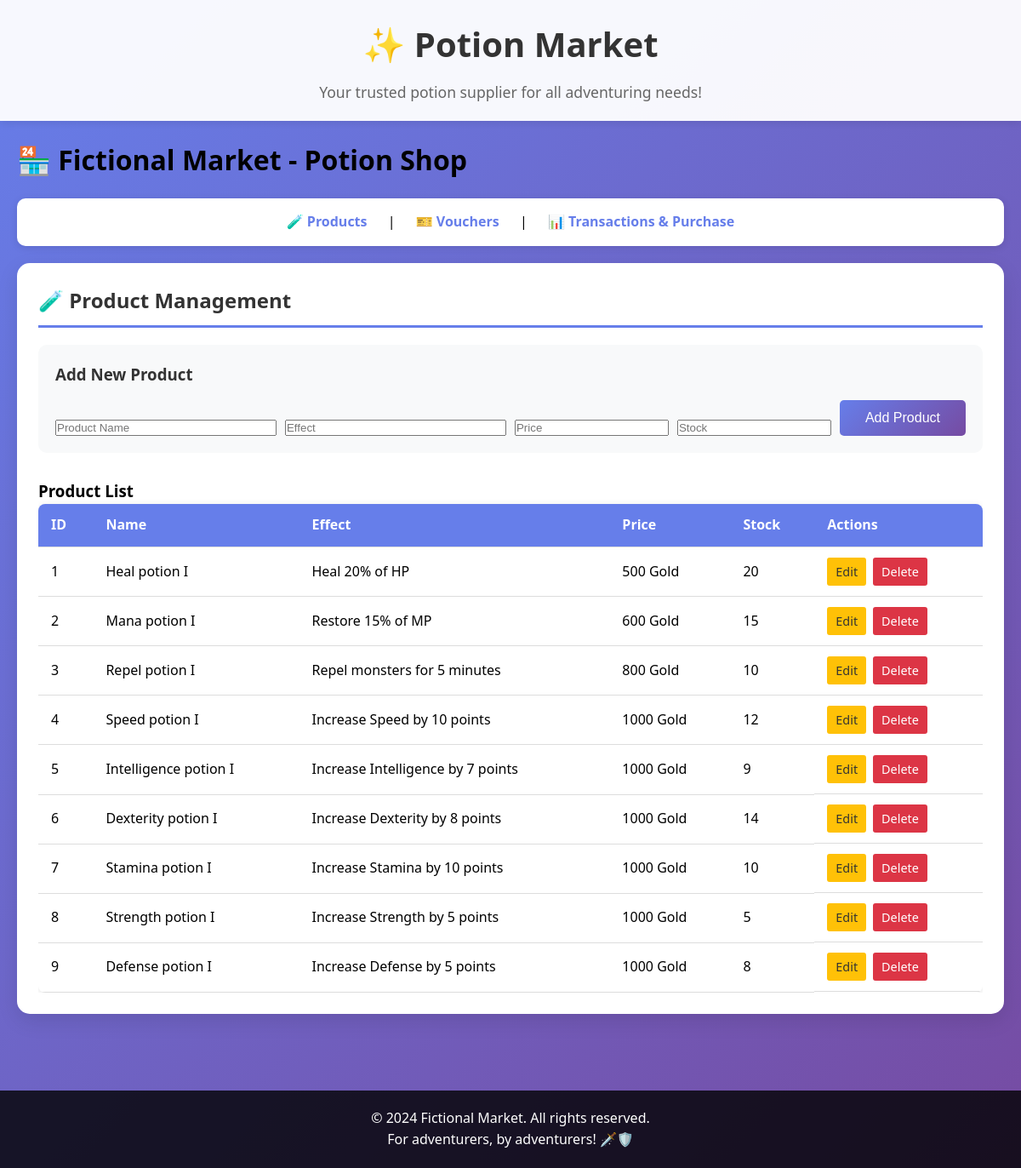
The page /?page=products on the database its author committed.
### tables this page shows
CREATE TABLE product (
    id INT AUTO_INCREMENT PRIMARY KEY,
    name VARCHAR(255) NOT NULL,
    effect VARCHAR(100) NOT NULL,
    price INT(20) NOT NULL DEFAULT 0,
    stock INT NOT NULL DEFAULT 0
);

### config/db.php (called while the page is built, shortened)
<?php
class Database {
    private $host = "localhost";
    private $username = "root";
    private $password = "";
    private $dbname = "fictional_market";
    public function __construct() {
        try {
            $this->conn = new PDO("mysql:host=$this->host;dbname=$this->dbname", $this->username, $this->password);
        } catch (PDOException $e) {
            echo "Connection failed: " . $e->getMessage();
        }
    }
}
?>

### class/Product.php (called while the page is built, shortened)
<?php
require_once 'config/db.php';
class Product {
    private $db;
    private $table = 'product';
    public function __construct() {
        $this->db = (new Database())->conn;
    }
    public function getAllProducts() {
        try {
            $stmt = $this->db->query("SELECT * FROM {$this->table} ORDER BY id ASC");
            return $stmt->fetchAll(PDO::FETCH_ASSOC);
        } catch(PDOException $e) {
            echo "Error: " . $e->getMessage();
            return [];
        }
    }
}
?>

### view/product.php (the view, shortened to what this page needs)
<div class="section">
    <h2>🧪 Product Management</h2>
    <div class="crud-form">
        <h3>Add New Product</h3>
        <form method="POST" action="index.php">
            <div class="form-row">
                <input type="text" name="name" placeholder="Product Name" required>
                <input type="text" name="effect" placeholder="Effect" required>
                <input type="number" name="price" placeholder="Price" min="0" required>
                <input type="number" name="stock" placeholder="Stock" min="0" required>
                <button type="submit" name="add_product" class="btn">Add Product</button>
            </div>
        </form>
    </div>
    <div class="table-container">
        <h3>Product List</h3>
        <table class="crud-table">
            <thead>
                <tr>
                    <th>ID</th>
                    <th>Name</th>
                    <th>Effect</th>
                    <th>Price</th>
                    <th>Stock</th>
                    <th>Actions</th>
                </tr>
            </thead>
            <tbody>
                <?php
                $products = $product->getAllProducts();
                if (count($products) > 0) {
                    foreach ($products as $p) {
                        echo "<tr>";
                        echo "<td>{$p['id']}</td>";
                        echo "<td>{$p['name']}</td>";
                        echo "<td>{$p['effect']}</td>";
                        echo "<td>{$p['price']} Gold</td>";
                        echo "<td>{$p['stock']}</td>";
                        echo "<td class='actions'>";
                        echo "<a href='#' onclick='editProduct({$p['id']}, \"{$p['name']}\", \"{$p['effect']}\", {$p['price']}, {$p['stock']})' class='btn-edit'>Edit</a>";
                        echo "<a href='index.php?page=products&delete_product={$p['id']}' class='btn-delete' onclick='return confirm(\"Delete this product?\")'>Delete</a>";
                        echo "</td>";
                        echo "</tr>";
                    }
                } else {
                    echo "<tr><td colspan='6' class='no-data'>No products found</td></tr>";
                }
                ?>
            </tbody>
        </table>
    </div>
</div>

### index.php (shortened to what this page needs)
<?php
require_once 'class/Product.php';
$product = new Product();
?>
<!DOCTYPE html>
<html lang="en">
<head>
    <link rel="stylesheet" href="style.css">
</head>
<body>
    <?php include 'view/header.php'; ?>
    <main class="container">
        <h1>🏪 Fictional Market - Potion Shop</h1>
        <nav class="main-nav">
            <a href="?page=products">🧪 Products</a> |
            <a href="?page=vouchers">🎫 Vouchers</a> |
            <a href="?page=transactions">📊 Transactions & Purchase</a>
        </nav>
        <?php
        if (isset($_GET['page'])) {
            $page = $_GET['page'];
            if ($page == 'products') include 'view/product.php';
            elseif ($page == 'vouchers') include 'view/voucher.php';
            elseif ($page == 'transactions') include 'view/transaction.php';
        } else {
            include 'view/dashboard.php';
        }
        ?>
    </main>
    <?php include 'view/footer.php'; ?>
</body>
</html>

### view/header.php
<header>
    <div class="header-content">
        <h1>✨ Potion Market</h1>
        <p>Your trusted potion supplier for all adventuring needs!</p>
    </div>
</header>

### view/footer.php
<footer>
    <div class="footer-content">
        <p>&copy; 2024 Fictional Market. All rights reserved.</p>
        <p>For adventurers, by adventurers! 🗡️🛡️</p>
    </div>
</footer>

### style.css (style rules this page uses)
* { margin: 0; padding: 0; box-sizing: border-box; }
body { font-family: 'Segoe UI', Tahoma, Geneva, Verdana, sans-serif; background: linear-gradient(135deg, #667eea 0%, #764ba2 100%); min-height: 100vh; line-height: 1.6; }
.container { max-width: 1200px; margin: 0 auto; padding: 20px; }
header { background: rgba(255, 255, 255, 0.95); padding: 20px 0; text-align: center; box-shadow: 0 2px 10px rgba(0,0,0,0.1); }
.header-content h1 { color: #333; font-size: 2.5em; margin-bottom: 10px; }
.header-content p { color: #666; font-size: 1.1em; }
.main-nav { background: white; padding: 15px; border-radius: 10px; margin: 20px 0; text-align: center; box-shadow: 0 2px 10px rgba(0,0,0,0.1); }
.main-nav a { text-decoration: none; color: #667eea; font-weight: bold; margin: 0 10px; padding: 5px 10px; border-radius: 5px; transition: background 0.3s ease; }
.section { background: white; margin-bottom: 30px; padding: 25px; border-radius: 15px; box-shadow: 0 8px 25px rgba(0,0,0,0.1); }
.section h2 { color: #333; margin-bottom: 20px; border-bottom: 3px solid #667eea; padding-bottom: 10px; font-size: 1.5em; }
.btn { background: linear-gradient(135deg, #667eea 0%, #764ba2 100%); color: white; padding: 12px 30px; border: none; border-radius: 5px; font-size: 16px; cursor: pointer; transition: transform 0.2s ease; }
footer { background: rgba(0, 0, 0, 0.8); color: white; text-align: center; padding: 20px; margin-top: 40px; }
.crud-form { background: #f8f9fa; padding: 20px; border-radius: 10px; margin-bottom: 30px; }
.crud-form h3 { margin-bottom: 15px; color: #333; }
.form-row { display: grid; grid-template-columns: 2fr 2fr 1fr 1fr auto; gap: 10px; align-items: end; }
.table-container { overflow-x: auto; }
.crud-table { width: 100%; border-collapse: collapse; background: white; border-radius: 8px; overflow: hidden; box-shadow: 0 2px 10px rgba(0,0,0,0.1); }
.crud-table th, .crud-table td { padding: 12px 15px; text-align: left; border-bottom: 1px solid #ddd; }
.crud-table th { background: #667eea; color: white; font-weight: bold; }
.crud-table td { vertical-align: middle; }
.actions { display: flex; gap: 8px; }
.btn-edit { background: #ffc107; color: #333; padding: 5px 10px; border-radius: 3px; text-decoration: none; font-size: 0.9em; }
.btn-delete { background: #dc3545; color: white; padding: 5px 10px; border-radius: 3px; text-decoration: none; font-size: 0.9em; }

### rows shown on the page
product: id "1", name "Heal potion I", effect "Heal 20% of HP", price "500", stock "20"
product: id "2", name "Mana potion I", effect "Restore 15% of MP", price "600", stock "15"
product: id "3", name "Repel potion I", effect "Repel monsters for 5 minutes", price "800", stock "10"
product: id "4", name "Speed potion I", effect "Increase Speed by 10 points", price "1000", stock "12"
product: id "5", name "Intelligence potion I", effect "Increase Intelligence by 7 points", price "1000", stock "9"
product: id "6", name "Dexterity potion I", effect "Increase Dexterity by 8 points", price "1000", stock "14"
product: id "7", name "Stamina potion I", effect "Increase Stamina by 10 points", price "1000", stock "10"
product: id "8", name "Strength potion I", effect "Increase Strength by 5 points", price "1000", stock "5"
product: id "9", name "Defense potion I", effect "Increase Defense by 5 points", price "1000", stock "8"
